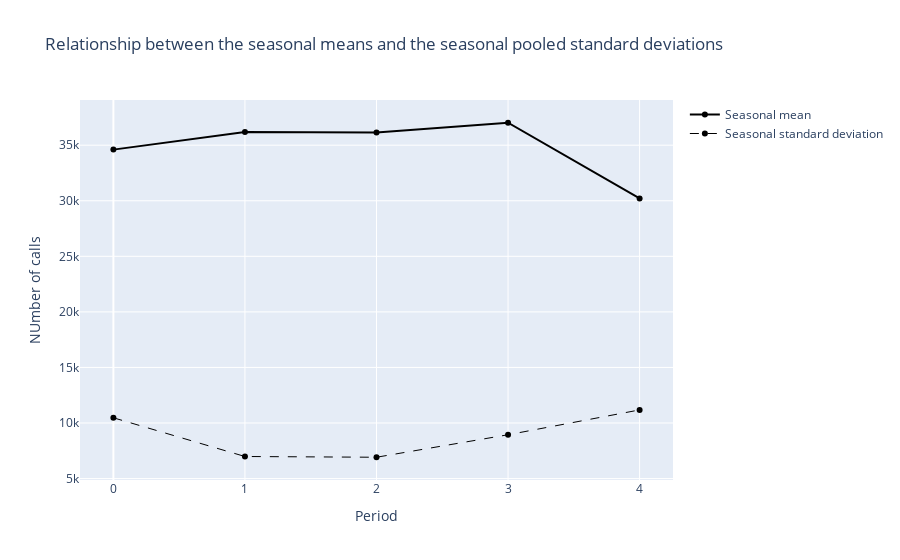

Notebook source saved alongside this figure:
### Code cell
mean_df = compute_mean(train_df,"M","W")
std_df = compute_std(train_df,"M","W")

plot_decomposition_type(mean_df,std_df)
std_df.corr(mean_df)

### Figure 1 — Plotly figure (JSON) as saved in the notebook; plotly's stock layout.template omitted (floating-point values rounded to 4 significant figures)
{"data": [{"line": {"color": "black", "width": 2}, "name": "Seasonal mean", "type": "scatter", "x": [0, 1, 2, 3, 4], "y": [34600.0, 36190.0, 36150.0, 37020.0, 30210.0]}, {"line": {"color": "black", "dash": "dash", "width": 1}, "name": "Seasonal standard deviation", "type": "scatter", "x": [0, 1, 2, 3, 4], "y": [10470.0, 6986.0, 6918.0, 8943.0, 11180.0]}], "layout": {"title": {"text": "Relationship between the seasonal means and the seasonal pooled standard deviations"}, "xaxis": {"title": {"text": "Period"}}, "yaxis": {"title": {"text": "NUmber of calls"}}}}
